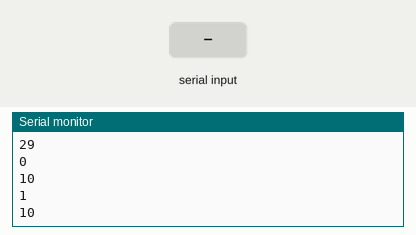
Simulated run of this sketch. Board: Arduino Uno, built with avr-gcc and run on an emulated ATmega328P. Shown: the last lines printed to the serial monitor. The test bench sets the inputs (shaded band). Random numbers use the default seed unless the sketch sets one; the audio player accepts every command and is not drawn.

Above: at 1.7 s.
1.8 s: "SONG_CNT\n" received over the second serial link
At 2.6 s:
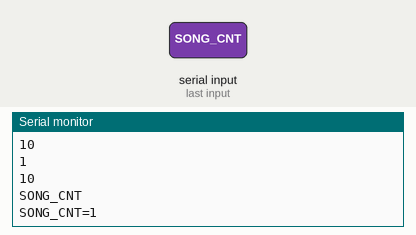
3.3 s: "SONG_IDX=\n" received over the second serial link
At 4.5 s:
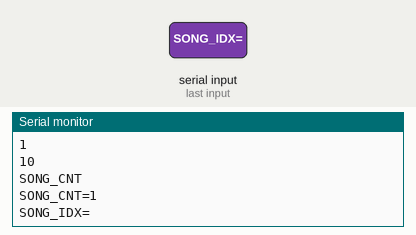
4.8 s: "90,45\n" received over the second serial link
At 5.8 s:
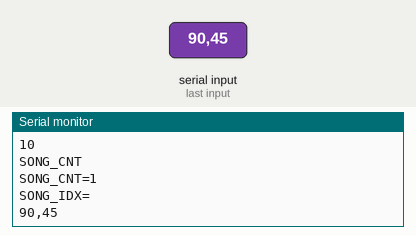
6.3 s: "SONG_IDX=,45\n" received over the second serial link
At 6.9 s:
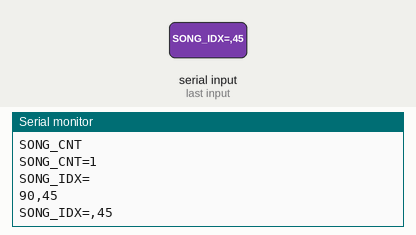
Timing chart, 0 to 8.8 s (numbered marks = the images above; inputs shaded):
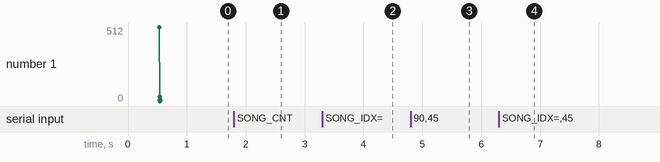

The sketch:

tell_jokes.ino
```cpp
#include "Arduino.h"
#include "DFRobotDFPlayerMini.h"
#include <AltSoftSerial.h>
#include <SoftwareSerial.h>

// define software serial port number
#define MP3_RX  2
#define MP3_TX  3

#define TIMER_1ST 8000                // 8秒
#define TIMER_2ND 15000               // 12秒
#define TIMER_3RD 15000               // 12秒

AltSoftSerial  BT;                    // RX=8, TX=9
SoftwareSerial MP3(MP3_RX, MP3_TX);   // 接MP3-PLAYER的TX, 接MP3-PLAYER的RX
DFRobotDFPlayerMini DFPlayer;         // 播放MP3

unsigned long previousMillis = 0;     // 程式計時器1
unsigned long currentMillis = 0;      // 程式計時器2
unsigned char prog_state = 0;         // 程式狀態
int    song_file_cnt = 0;             // 紀錄SD卡歌曲數量
int    song_index = 0;                // 紀錄SD播放歌曲的位址
String bt_receive_str = "";           // 接收BT的完整字串
String bt_str_received = "";          // 實際儲存BT的完整字串
String bt_send_str = "";              // 傳送NB的字串

void receive_bt_string(void);
void check_command_string(void);
void check_current_state(void);
void print_detail(uint8_t, int);

void setup()
{
  Serial.begin(9600);             // 與電腦序列埠連線
  BT.begin(9600);                 // 設定藍牙模組的連線速率
  MP3.begin(9600);                // 設定MP3模組的連線速率

  // 透過sw serial和MP3模組溝通
  if (!DFPlayer.begin(MP3, /*isACK = */true, /*doReset = */true))
  {
    Serial.println(F("1.請檢查連線 !"));
    Serial.println(F("2.請檢查SD卡 !"));
    while(true);
  }

  DFPlayer.setTimeOut(500);                           // Set serial communictaion time out 500ms
  DFPlayer.volume(29);                                 // Set volume value (0~30).
  DFPlayer.volumeUp();                                // Volume Up
  DFPlayer.volumeDown();                              // Volume Down
  DFPlayer.EQ(DFPLAYER_EQ_NORMAL);                    // Set EQ
  DFPlayer.outputDevice(DFPLAYER_DEVICE_SD);          // Set play SD Card

  Serial.println("BT is ready");

  Serial.println(DFPlayer.readState());               // read mp3 state                                   (-1)
  Serial.println(DFPlayer.readVolume());              // read current volume                              (512)
  Serial.println(DFPlayer.readEQ());                  // read EQ setting                                  (29)
  Serial.println(DFPlayer.readFileCounts());          // read all file counts in SD card                  (0)
  song_file_cnt = DFPlayer.readCurrentFileNumber();
  Serial.println(song_file_cnt, DEC);                 // read current play file number                    (33)
  Serial.println(DFPlayer.readFileCountsInFolder(3)); // read file counts in folder SD:/03                (1)

  DFPlayer.reset();
}

void loop()
{
  currentMillis = millis();

  receive_bt_string();

  // initial後，等python指令，傳送MP3歌曲總數給python
  if (prog_state == 0 && bt_str_received == "SONG_CNT")
  {
    bt_send_str = "SONG_CNT=" + String(song_file_cnt);
    Serial.println(bt_send_str);
    BT.println(bt_send_str);

    previousMillis = currentMillis;
    prog_state = 1;
    bt_send_str = "";
  }
  // 開始播放帶位語音5秒
  else if (prog_state == 1 && bt_str_received.startsWith("SONG_IDX="))
  {
    int pos = bt_str_received.indexOf('=');
    String num_str = bt_str_received.substring(pos + 1);
    song_index = num_str.toInt();

    DFPlayer.play(1);

    previousMillis = currentMillis;
    prog_state = 2;
  }
  // 播放第一首笑話15秒
  else if (prog_state == 2 && (currentMillis - previousMillis) > TIMER_1ST)
  {
    DFPlayer.play(song_index);

    previousMillis = currentMillis;
    prog_state = 3;
  }
  // 播放第二首笑話15秒
  else if (prog_state == 3 && (currentMillis - previousMillis) > TIMER_2ND)
  {
    if ((song_index + 1) <= song_file_cnt)
    {
      DFPlayer.play((song_index + 1));
    }
    else
    {
      int song_idx = random(2, song_file_cnt);
      DFPlayer.play(song_idx);
    }

    previousMillis = currentMillis;
    prog_state = 4;
  }
  // 等第二首播完
  else if (prog_state == 4 && (currentMillis - previousMillis) > TIMER_3RD)
  {
    bt_send_str = "SONG_DONE";
    Serial.println(bt_send_str);
    BT.println(bt_send_str);

    previousMillis = currentMillis;
    bt_str_received = "";
    bt_send_str = "";
    prog_state = 1;
  }

  //Print the detail message from DFPlayer to handle different errors and states.
  if (DFPlayer.available()) {
    printDetail(DFPlayer.readType(), DFPlayer.read());
  }
}

void printDetail(uint8_t type, int value){
  switch (type) {
    case TimeOut:
      Serial.println(F("Time Out!"));
      DFPlayer.reset();
      break;
    case WrongStack:
      Serial.println(F("Stack Wrong!"));
      DFPlayer.reset();
      break;
    case DFPlayerCardInserted:
      Serial.println(F("Card Inserted!"));
      break;
    case DFPlayerCardRemoved:
      Serial.println(F("Card Removed!"));
      break;
    case DFPlayerCardOnline:
      Serial.println(F("Card Online!"));
      break;
    case DFPlayerUSBInserted:
      Serial.println("USB Inserted!");
      break;
    case DFPlayerUSBRemoved:
      Serial.println("USB Removed!");
      break;
    case DFPlayerPlayFinished:
      Serial.print(F("Number:"));
      Serial.print(value);
      Serial.println(F(" Play Finished!"));
      break;
    case DFPlayerError:
      Serial.print(F("DFPlayerError:"));
      switch (value) {
        case Busy:
          Serial.println(F("Card not found"));
          break;
        case Sleeping:
          Serial.println(F("Sleeping"));
          break;
        case SerialWrongStack:
          Serial.println(F("Get Wrong Stack"));
          DFPlayer.reset();
          break;
        case CheckSumNotMatch:
          Serial.println(F("Check Sum Not Match"));
          break;
        case FileIndexOut:
          Serial.println(F("File Index Out of Bound"));
          DFPlayer.reset();
          break;
        case FileMismatch:
          Serial.println(F("Cannot Find File"));
          break;
        case Advertise:
          Serial.println(F("In Advertise"));
          break;
        default:
          break;
      }
      break;
    default:
      break;
  }
}


void receive_bt_string(void)
{
  while (BT.available())                  // 若收到藍牙模組的資料，則送到「序列埠監控視窗」
  {
    char val = BT.read();                 // 讀取單個字元
    if (val == '\n')                      // 檢查是否接收到換行符（表示訊息結束）
    {
      Serial.println(bt_receive_str);     // 顯示接收到的完整字串
      bt_str_received = bt_receive_str;
      bt_receive_str = "";
    }
    else
    {
      bt_receive_str += val;
    }
  }
}
```

Measured:
- after the input at 1.8 s, the serial monitor: prints a new line at once (image 1)
- after the input at 3.3 s, the serial monitor: prints a new line at once (image 2)
- after the input at 4.8 s, the serial monitor: prints a new line at once (image 3)
- after the input at 6.3 s, the serial monitor: prints a new line at once (image 4)
